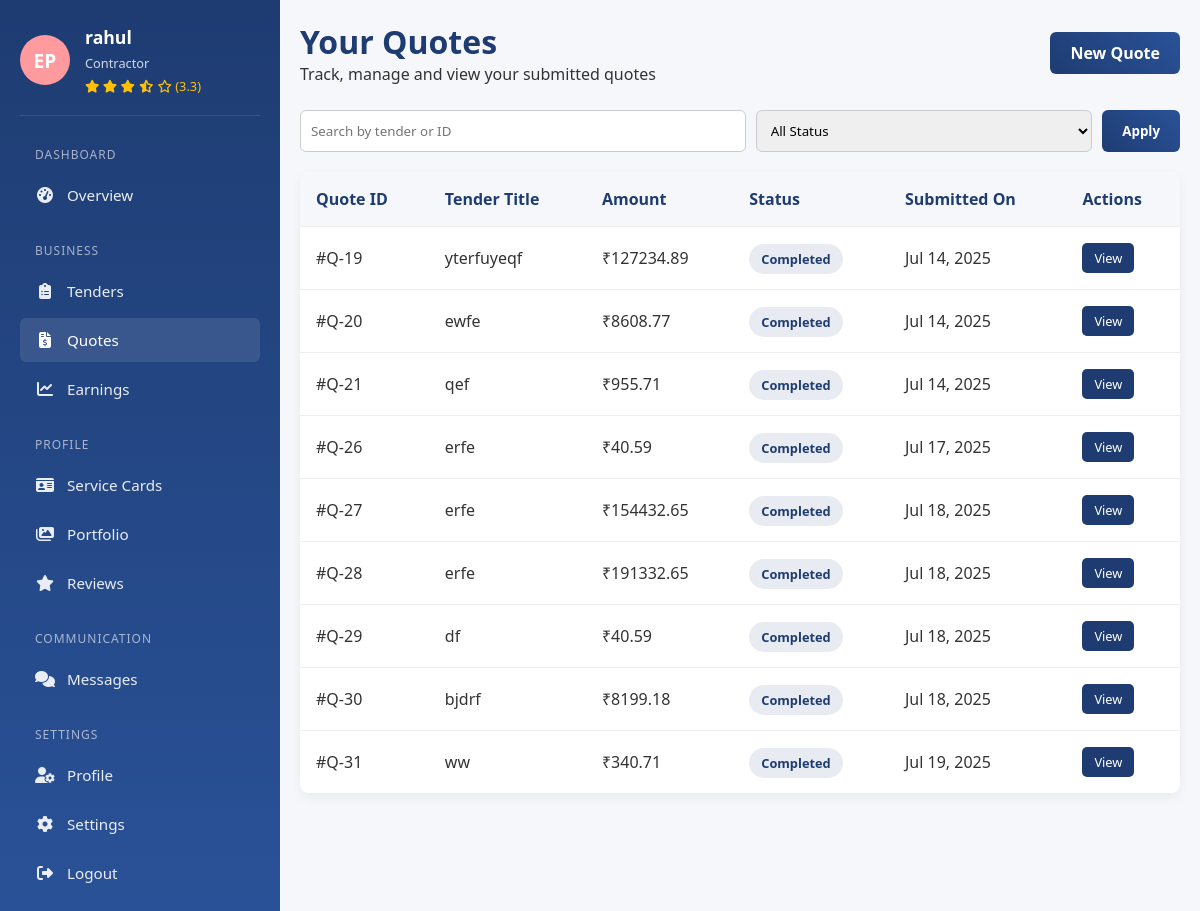
/quotes/ (signed in), run on the app's committed database.
### CommissionZeroApp/models.py (models this page shows, shortened)
class Quotation(models.Model):
    tender = models.ForeignKey(Tender, on_delete=models.CASCADE)
    provider = models.ForeignKey(User, on_delete=models.CASCADE)
    labor_cost = models.DecimalField(max_digits=10, decimal_places=2)
    material_cost = models.DecimalField(max_digits=10, decimal_places=2)
    misc_cost = models.DecimalField(max_digits=10, decimal_places=2)
    gst_amount = models.DecimalField(max_digits=10, decimal_places=2)
    convenience_fee = models.DecimalField(max_digits=10, decimal_places=2)
    total_cost = models.DecimalField(max_digits=12, decimal_places=2)
    status = models.CharField(max_length=20, default='pending')  # pending, accepted, rejected
    created_at = models.DateTimeField(auto_now_add=True)
    progress = models.PositiveIntegerField(default=0)

class Tender(models.Model):
    SERVICE_CATEGORIES = [
        ('electrician', 'Electrician'),
        ('plumber', 'Plumber'),
        ('painter', 'Painter'),
        ('carpenter', 'Carpenter'),
        ('solar', 'Solar Electrician'),
    ]
    URGENCY_CHOICES = [
        ('urgent', 'Urgent (Within 24 hours)'),
        ('soon', 'Soon (Within a week)'),
        ('flexible', 'Flexible (No specific deadline)'),
    ]
    user = models.ForeignKey(User, on_delete=models.CASCADE)
    title = models.CharField(max_length=255)
    description = models.TextField()
    category = models.CharField(max_length=50, choices=SERVICE_CATEGORIES)
    budget = models.PositiveIntegerField(blank=True, null=True)
    urgency = models.CharField(max_length=20, choices=URGENCY_CHOICES)
    address = models.CharField(max_length=255)
    postcode = models.CharField(max_length=10)
    start_date = models.DateField(blank=True, null=True)
    deadline = models.DateField()
    notes = models.TextField(blank=True)
    images = models.ImageField(upload_to='tender_images/', blank=True, null=True)
    status = models.CharField(max_length=20, default='open')
    created_at = models.DateTimeField(auto_now_add=True)

### CommissionZeroApp/views.py (the view)
# urls.py: path('quotes/', views.quotes, name='quotes'),
@login_required
@role_required(['provider'])
def quotes(request):
    quotes = Quotation.objects.filter(provider=request.user).select_related('tender')
    avg_rating = Review.objects.filter(provider=request.user).aggregate(avg=Avg('rating'))['avg']
    avg_rating = round(avg_rating or 0, 1)
    return render(request, 'CommissionZeroApp/service_provider/quotes.html', {
        'quotes': quotes,
        'avg_rating': avg_rating,
    })

### CommissionZeroApp/context_processors.py (called while the page is built)
def provider_avg_rating(request):
    if request.user.is_authenticated and hasattr(request.user, 'role') and request.user.role == 'provider':
        avg_rating = Review.objects.filter(provider=request.user).aggregate(avg=Avg('rating'))['avg']
        return {'avg_rating': round(avg_rating or 0, 1)}
    return {}

### CommissionZeroApp/templates/CommissionZeroApp/service_provider/quotes.html (shortened to what this page needs)
{% load static %}
<!DOCTYPE html>
<html lang="en">
<head>
    <link rel="stylesheet" href="{% static 'css/service_provider/quotes.css' %}">
    <link rel="stylesheet" href="https://cdnjs.cloudflare.com/ajax/libs/font-awesome/6.4.0/css/all.min.css">
</head>
<body>
    {% include "sidebar_service.html" %}
    <div class="main-content">
        <div class="container">
            <div class="quotes-header">
                <div>
                    <h1>Your Quotes</h1>
                    <p>Track, manage and view your submitted quotes</p>
                </div>
                <a href="#" class="btn">New Quote</a>
            </div>
            <div class="filters">
                <input type="text" placeholder="Search by tender or ID">
                <select>
                    <option value="">All Status</option>
                </select>
                <button class="btn">Apply</button>
            </div>
            <div class="quotes-table">
    <table>
        <thead>
            <tr>
                <th>Quote ID</th>
                <th>Tender Title</th>
                <th>Amount</th>
                <th>Status</th>
                <th>Submitted On</th>
                <th>Actions</th>
            </tr>
        </thead>
        <tbody>
            {% for quote in quotes %}
            <tr>
                <td>#Q-{{ quote.id }}</td>
                <td>{{ quote.tender.title }}</td>
                <td>₹{{ quote.total_cost }}</td>
                <td>
                    <span class="status status-{{ quote.status }}">
                        {{ quote.status|capfirst }}
                    </span>
                </td>
                <td>{{ quote.created_at|date:"M d, Y" }}</td>
                <td>
                    <a href="{% url 'service_tenders' quote.tender.id %}" class="btn-small">View</a>
                </td>
            </tr>
            {% empty %}
            <tr><td colspan="6" class="text-muted">No quotes submitted yet.</td></tr>
            {% endfor %}
        </tbody>
    </table>
</div>
        </div>
    </div>
</body>
</html>

### templates/sidebar_service.html (shortened to what this page needs)
{% block content %}
{% load static %}
<!DOCTYPE html>
<html lang="en">
<head>
  <link rel="stylesheet" href="https://cdnjs.cloudflare.com/ajax/libs/font-awesome/6.4.0/css/all.min.css">
  <link rel="stylesheet" href="{% static 'css/service_provider/sidebar_service.css' %}">
</head>
<body>
<aside class="provider-sidebar" id="sidebar">
  <div class="provider-profile">
    <div class="provider-avatar">EP</div>
    <div class="provider-info">
      <h3>{{ user.username }}</h3>
      <p>Contractor</p>
      <div class="provider-rating">
        {% if avg_rating %}
          {% for i in "12345" %}
            {% if forloop.counter <= avg_rating %}
              <i class="fas fa-star"></i>
            {% elif forloop.counter0 < avg_rating and avg_rating < forloop.counter %}
              <i class="fas fa-star-half-alt"></i>
            {% else %}
              <i class="far fa-star"></i>
            {% endif %}
          {% endfor %}
          <span>({{ avg_rating }})</span>
        {% else %}
          <span>No ratings yet</span>
        {% endif %}
      </div>
    </div>
  </div>
  {% url 'service_dashboard' as service_dashboard %}
  {% url 'tenders' as tenders %}
  {% url 'quotes' as quotes %}
  {% url 'earnings' as earnings %}
  {% url 'service_cards' as service_cards %}
  {% url 'portfolio' as portfolio %}
  {% url 'reviews_service' as reviews_service %}
  {% url 'messages_service' as messages_service %}
  {% url 'profile' as profile %}
  {% url 'settings_service' as settings_service %}
  <nav class="provider-menu">
    <div class="menu-category">Dashboard</div>
    <a href="{{ service_dashboard }}" class="menu-item {% if request.path == service_dashboard %}active{% endif %}">
      <i class="fas fa-tachometer-alt"></i><span>Overview</span>
    </a>
    <div class="menu-category">Business</div>
    <a href="{{ tenders }}" class="menu-item {% if request.path == tenders %}active{% endif %}">
      <i class="fas fa-clipboard-list"></i><span>Tenders</span>
    </a>
    <a href="{{ quotes }}" class="menu-item {% if request.path == quotes %}active{% endif %}">
      <i class="fas fa-file-invoice-dollar"></i><span>Quotes</span>
    </a>
    <a href="{{ earnings }}" class="menu-item {% if request.path == earnings %}active{% endif %}">
      <i class="fas fa-chart-line"></i><span>Earnings</span>
    </a>
    <div class="menu-category">Profile</div>
    <a href="{{ service_cards }}" class="menu-item {% if request.path == service_cards %}active{% endif %}">
      <i class="fas fa-id-card"></i><span>Service Cards</span>
    </a>
    <a href="{{ portfolio }}" class="menu-item {% if request.path == portfolio %}active{% endif %}">
      <i class="fas fa-images"></i><span>Portfolio</span>
    </a>
    <a href="{{ reviews_service }}" class="menu-item {% if request.path == reviews_service %}active{% endif %}">
      <i class="fas fa-star"></i><span>Reviews</span>
    </a>
    <div class="menu-category">Communication</div>
    <a href="{{ messages_service }}" class="menu-item {% if request.path == messages_service %}active{% endif %}">
      <i class="fas fa-comments"></i><span>Messages</span>
    </a>
    <div class="menu-category">Settings</div>
    <a href="{{ profile }}" class="menu-item {% if request.path == profile %}active{% endif %}">
      <i class="fas fa-user-cog"></i><span>Profile</span>
    </a>
    <a href="{{ settings_service }}" class="menu-item {% if request.path == settings_service %}active{% endif %}">
      <i class="fas fa-cog"></i><span>Settings</span>
    </a>
    <a href="{% url 'logout' %}" class="menu-item">
            <i class="fas fa-sign-out-alt"></i>
            <span>Logout</span>
        </a>
  </nav>
</aside>
</body>
</html>
{% endblock %}

### static/css/service_provider/quotes.css (style rules this page uses)
:root { --primary: #1e3c72; --secondary: #2a5298; --accent: #ff9a9e; --light: #f5f7fa; --dark: #333; --success: #4CAF50; --warning: #FFC107; --danger: #F44336; --muted: #888; }
body { margin: 0; display: flex; background-color: var(--light); color: var(--dark); font-family: 'Segoe UI', Tahoma, Geneva, Verdana, sans-serif; }
.main-content { width: calc(100% - 280px); padding: 20px; transition: margin-left 0.3s; }
.container { max-width: 1200px; margin: 0 auto; }
.quotes-header { display: flex; justify-content: space-between; align-items: center; flex-wrap: wrap; margin-bottom: 25px; }
.quotes-header h1 { color: var(--primary); }
.btn { background: linear-gradient(45deg, var(--primary), var(--secondary)); color: white; padding: 10px 20px; text-decoration: none; border: none; border-radius: 6px; font-weight: 600; transition: 0.3s; cursor: pointer; }
.filters { display: flex; flex-wrap: wrap; gap: 10px; margin-bottom: 20px; }
.filters input, .filters select { padding: 10px; border-radius: 6px; border: 1px solid #ccc; min-width: 150px; flex-grow: 1; }
.quotes-table { background: white; border-radius: 10px; box-shadow: 0 4px 12px rgba(0, 0, 0, 0.05); overflow-x: auto; }
table { width: 100%; border-collapse: collapse; }
th, td { padding: 16px; text-align: left; border-bottom: 1px solid #eee; }
th { background: var(--light); color: var(--primary); font-weight: 600; }
.status { padding: 6px 12px; border-radius: 20px; font-size: 0.8rem; font-weight: 600; }
.status-completed { background-color: rgba(30, 60, 114, 0.1); color: var(--primary); }
.btn-small { background: var(--primary); color: white; padding: 6px 12px; border-radius: 5px; text-decoration: none; font-size: 0.8rem; transition: 0.3s; display: inline-block; }

### static/css/service_provider/sidebar_service.css (style rules this page uses)
:root { --primary: #1e3c72; --secondary: #2a5298; --accent: #ff9a9e; --light: #f5f7fa; --dark: #333; }
* { margin: 0; padding: 0; box-sizing: border-box; font-family: 'Segoe UI', Tahoma, Geneva, Verdana, sans-serif; }
body { background-color: #f5f7fa; display: flex; min-height: 100vh; }
.provider-sidebar { background: linear-gradient(180deg, var(--primary), var(--secondary)); color: white; width: 280px; padding: 25px 20px; position: relative; transition: all 0.3s ease; z-index: 1000; }
.provider-profile { display: flex; align-items: center; margin-bottom: 30px; padding-bottom: 20px; border-bottom: 1px solid rgba(255,255,255,0.1); }
.provider-avatar { width: 50px; height: 50px; border-radius: 50%; background-color: var(--accent); display: flex; align-items: center; justify-content: center; margin-right: 15px; color: white; font-weight: bold; font-size: 1.2rem; }
.provider-info h3 { margin-bottom: 5px; font-size: 1.1rem; }
.provider-info p { font-size: 0.8rem; opacity: 0.8; margin-bottom: 5px; }
.provider-rating { color: #FFC107; font-size: 0.8rem; }
.provider-menu { margin-top: 20px; }
.menu-category { color: rgba(255,255,255,0.6); font-size: 0.75rem; text-transform: uppercase; letter-spacing: 1px; margin: 25px 0 10px 15px; }
.menu-item { display: flex; align-items: center; padding: 12px 15px; margin-bottom: 5px; border-radius: 6px; color: rgba(255,255,255,0.9); text-decoration: none; transition: all 0.3s; font-size: 0.95rem; }
.menu-item.active, .menu-item:hover { background-color: rgba(255,255,255,0.1); color: white; }
.menu-item i { margin-right: 12px; width: 20px; text-align: center; font-size: 1rem; }

### data on the page
Quotation: id "19", tender "yterfuyeqf", total_cost "127234.89", status "Completed", created_at "Jul 14, 2025"
Quotation: id "20", tender "ewfe", total_cost "8608.77", status "Completed", created_at "Jul 14, 2025"
Quotation: id "21", tender "qef", total_cost "955.71", status "Completed", created_at "Jul 14, 2025"
Quotation: id "26", tender "erfe", total_cost "40.59", status "Completed", created_at "Jul 17, 2025"
Quotation: id "27", tender "erfe", total_cost "154432.65", status "Completed", created_at "Jul 18, 2025"
Quotation: id "28", tender "erfe", total_cost "191332.65", status "Completed", created_at "Jul 18, 2025"
Quotation: id "29", tender "df", total_cost "40.59", status "Completed", created_at "Jul 18, 2025"
Quotation: id "30", tender "bjdrf", total_cost "8199.18", status "Completed", created_at "Jul 18, 2025"
Quotation: id "31", tender "ww", total_cost "340.71", status "Completed", created_at "Jul 19, 2025"

### other printed values
{{ user.username }} "rahul"
{{ avg_rating }} "3.3"
